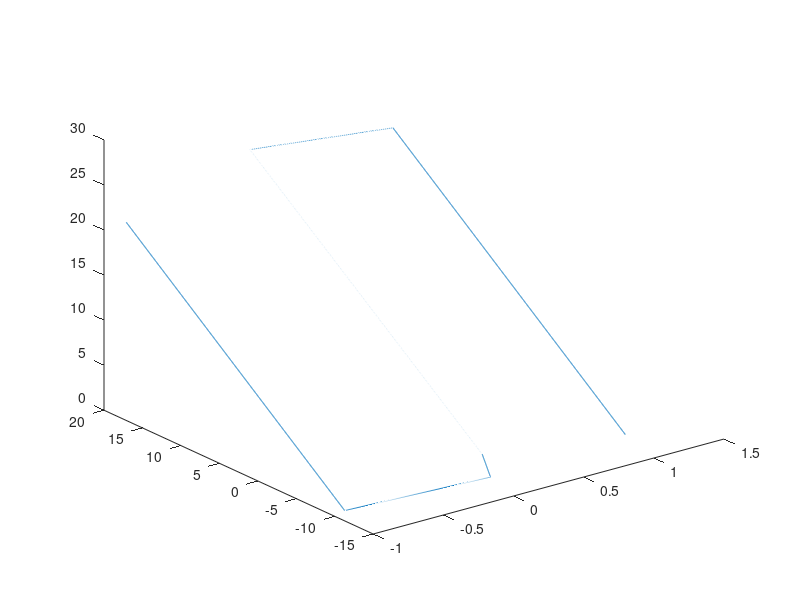

The MATLAB script that drew this image: (Note: this script raises an error after producing the figure.)
turbine_x=dlmread('Data/Point_to_View_Trajectory/mp_d1cm_interp_x.txt');
turbine_y=dlmread('Data/Point_to_View_Trajectory/mp_d1cm_interp_y.txt');
turbine_z=dlmread('Data/Point_to_View_Trajectory/mp_d1cm_interp_z.txt');


turbine_nx=dlmread('Data/normals/nx_inter.txt');
turbine_ny=dlmread('Data/normals/ny_inter.txt');
turbine_nz=dlmread('Data/normals/nz_inter.txt');







turbine_y=turbine_y+22;
turbine_x=turbine_x+80;
turbine_z=turbine_z-74;

length(turbine_z)
point=28800;

plot3(turbine_x(point:end),turbine_y(point:end),turbine_z(point:end))




scaling_xy=5;
scaling_z=15;








blade_x=turbine_y(point:end)/scaling_xy;
blade_y=turbine_x(point:end)/scaling_xy;
blade_z=turbine_z(point:end)/scaling_z;


blade_nx=turbine_ny(point:end);
blade_ny=turbine_nx(point:end);
blade_nz=turbine_nz(point:end);






add_x=[0:0.01:2];
add_x(:)=blade_x(1);
add_y=[0:0.01:2];
add_x(:)=blade_y(1);


add_z=[0:0.01:2];


add_nx=[0:0.01:2];
add_ny=[0:0.01:2];
add_nz=[0:0.01:2];

writematrix(blade_x, "blade_x_t.txt");
writematrix(blade_y, "blade_y_t.txt");
writematrix(blade_z, "blade_z_t.txt");


writematrix(blade_nx, "blade_nx_t.txt");
writematrix(blade_ny, "blade_ny_t.txt");
writematrix(blade_nz, "blade_nz_t.txt");



max_x=max(abs(blade_x));
max_y=max(abs(blade_y));
max_z=max(abs(blade_z));


